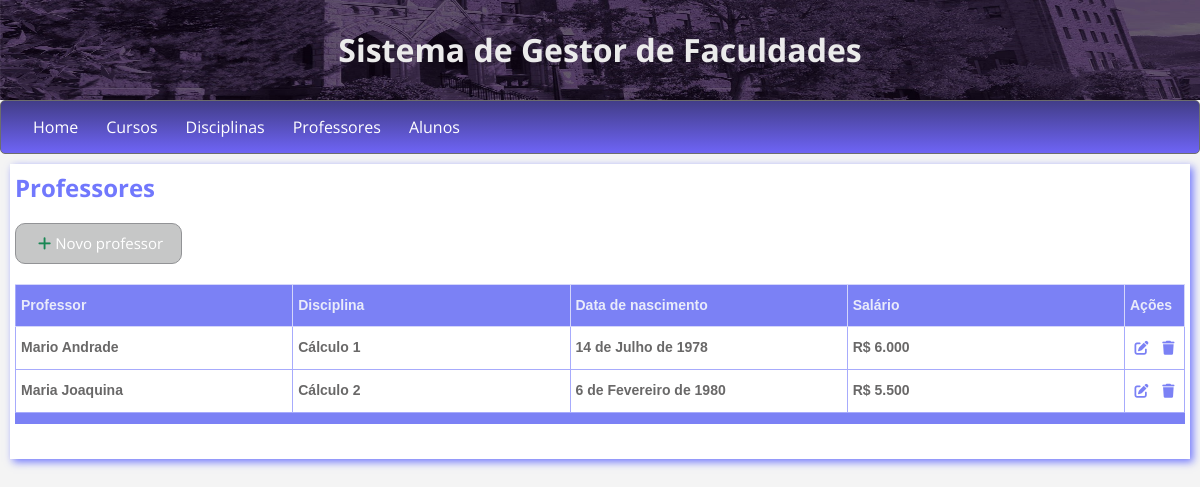
The page /professores on the database its author committed.
### professores/models.py (models this page shows)
class Professor(models.Model):
    disciplina = models.ForeignKey(Disciplina, on_delete=models.SET_NULL, null=True, blank=True)
    nome = models.CharField(max_length=100)
    data_nascimento = models.DateField()
    salario = models.IntegerField()
    curso = models.ForeignKey(Curso, on_delete=models.SET_NULL, null=True, blank=True)
    def __str__(self):
        return self.nome

### disciplinas/models.py (models this page shows)
class Disciplina(models.Model):
    curso = models.ForeignKey(Curso, on_delete=models.CASCADE)
    nome = models.CharField(max_length=50)
    def __str__(self):
        return self.nome

### professores/views.py (the view)
# urls.py: path('professores',views.professor, name='professores'),
def professor(request, **kwargs):
    professor_obj = ''
    professores = Professor.objects.all()
    form = ProfessorForm()
    form_com_erros = False
    if kwargs.get('form'):
        form_com_erros = True
        form = kwargs['form']
    form_populado = False
    if kwargs.get('populated_form'):
        form_populado = True
        form = kwargs['populated_form']
        professor_obj = get_object_or_404(Professor, pk=kwargs['professor_id'])
    contexto = {
        'chave_professores': professores,
        'chave_form' : form,
        'erro_form_professor' : form_com_erros,
        'form_professor_populado' : form_populado,
        'professor_obj' : professor_obj
    }
    return render(request, 'cadastro-professor.html', contexto)

### disciplinas/templatetags/custom_tags.py (called while the page is built)
@register.simple_tag
def verifica_disciplina(professor):
    disciplina = professor.disciplina
    if disciplina:
        return disciplina
    else:
        return '-----'

### templates/cadastro-professor.html
{% extends 'base.html' %}
{% load static %}
{% load humanize %}
{% load custom_tags %}
{% block content %}
<h2 class="titulo-1">Professores</h2>
<button class="button1" type="button" name="myButton" data-bs-toggle="modal" data-bs-target="#modalProfessores"><i class="fas fa-plus m-1 text-success"></i>Novo professor</button>
<table class="tg">
    <colgroup>
    <col>
    </colgroup>
    <thead>
      <tr>
        <th style="border-left: 1px solid #a7abfc;" class="tg-y6cf">Professor</th>
        <th class="tg-y6cf">Disciplina</th>
        <th class="tg-y6cf">Data de nascimento</th>
        <th class="tg-y6cf">Salário</th>
        <th style="width: 60px" class="tg-y6cf">Ações</th>
      </tr>
    </thead>
    <tbody>
        {% if not chave_professores %}
        <tr>
          <td class="tg-0lax"></td>
          <td class="tg-0lax"></td>
          <td class="tg-0lax"></td>
          <td class="tg-0lax"></td>
          <td class="tg-0lax"></td>
        </tr>
        {% else %}
          {% for professor in chave_professores %}
          {% verifica_disciplina professor as disciplina %}
          <tr>
            <td class="tg-0lax texto-tabela">{{professor.nome}}</td>
            <td class="tg-0lax texto-tabela">{{disciplina}}</td>
            <td class="tg-0lax texto-tabela">{{professor.data_nascimento}}</td>
            <td class="tg-0lax texto-tabela">R$ {{professor.salario|intcomma}}</td>
            <td class="tg-0lax lixeira">
              <a href="{% url 'chama_update_professor' professor.id %}"><i class="fas fa-edit edit"></i></a>
              <a href="{% url 'deletando_professor' professor.id %}" onclick="return confirm('Deseja realmente excluir o(a) professor(a) {{professor}}?')"><i class="fa fa-trash lixeira"></i></a>
            </td>
          </tr>
          {% endfor %}
        {% endif %}
    </tbody>
    <tfoot class="tb-foot">
        <tr>
            <th class="tg-y6cf"></td>
            <th class="tg-y6cf"></td>
            <th class="tg-y6cf"></td>
            <th class="tg-y6cf"></td>
            <th class="tg-y6cf"></td>
        </tr>
    </tfoot>
</table>
{% endblock %}

### static_dir/site.css (style rules this page uses)
body { margin: 0px; min-width: 368px; background-color: rgba(221, 221, 221, 0.308); }
* { box-sizing: border-box; font-family: 'Open Sans',sans-serif ; }
h2 { display: block; font-size: 1.5em; margin-block-start: 0.83em; margin-block-end: 0.83em; margin-inline-start: 0px; margin-inline-end: 0px; font-weight: bold; }

### static_dir/css/buttons.css (style rules this page uses)
.button1 { color: #ffffff; background-color: #c6c7c7; font-size: 15px; border: 1px solid #929396; border-radius: 10px; padding: 8px 18px; cursor: pointer; margin-bottom: 20px; }

### static_dir/css/corpo.css (style rules this page uses)
.titulo-1 { color: #7178fd; margin-top: 5px; }

### static_dir/css/tabelas.css (style rules this page uses)
.tg { border-collapse:collapse; border-spacing:0; table-layout: fixed; width: 100%; margin-bottom: 30px; }
.tg td { border-color:#a7abfc; border-style:solid; border-width:1px; font-family:Arial, sans-serif; font-size:14px; color: rgb(68, 68, 68); overflow:hidden; padding:10px 5px; word-break:normal; }
.tg th { border-color:#d4d6fa; border-style:solid; border-width:1px; font-family:Arial, sans-serif; font-size:14px; color: #e9ebfa; font-weight:bold; overflow:hidden; padding:10px 5px; word-break:normal; }
.tb-foot th { border-color:#7b81f5; border-style:solid; border-width:1px; font-family:Arial, sans-serif; font-size:14px; color: #ced0fd; font-weight:normal; overflow:hidden; padding:5px 2px; word-break:normal; }
.tg .tg-y6cf { background-color:#7b81f5; text-align:left; vertical-align:top }
.tg .tg-0lax { text-align:left; vertical-align:top }
.texto-tabela { color: #696868 !important; font-weight: bold; }
.lixeira { color: #7b81f5; text-align: center !important; margin-left: 10px; }
.edit { color: #7b81f5; text-align: center !important; }

### rows shown on the page
Professor: nome "Mario Andrade", data_nascimento "14 de Julho de 1978", salario "6.000"
Disciplina: nome "Cálculo 1"
Professor: nome "Maria Joaquina", data_nascimento "6 de Fevereiro de 1980", salario "5.500"
Disciplina: nome "Cálculo 2"
